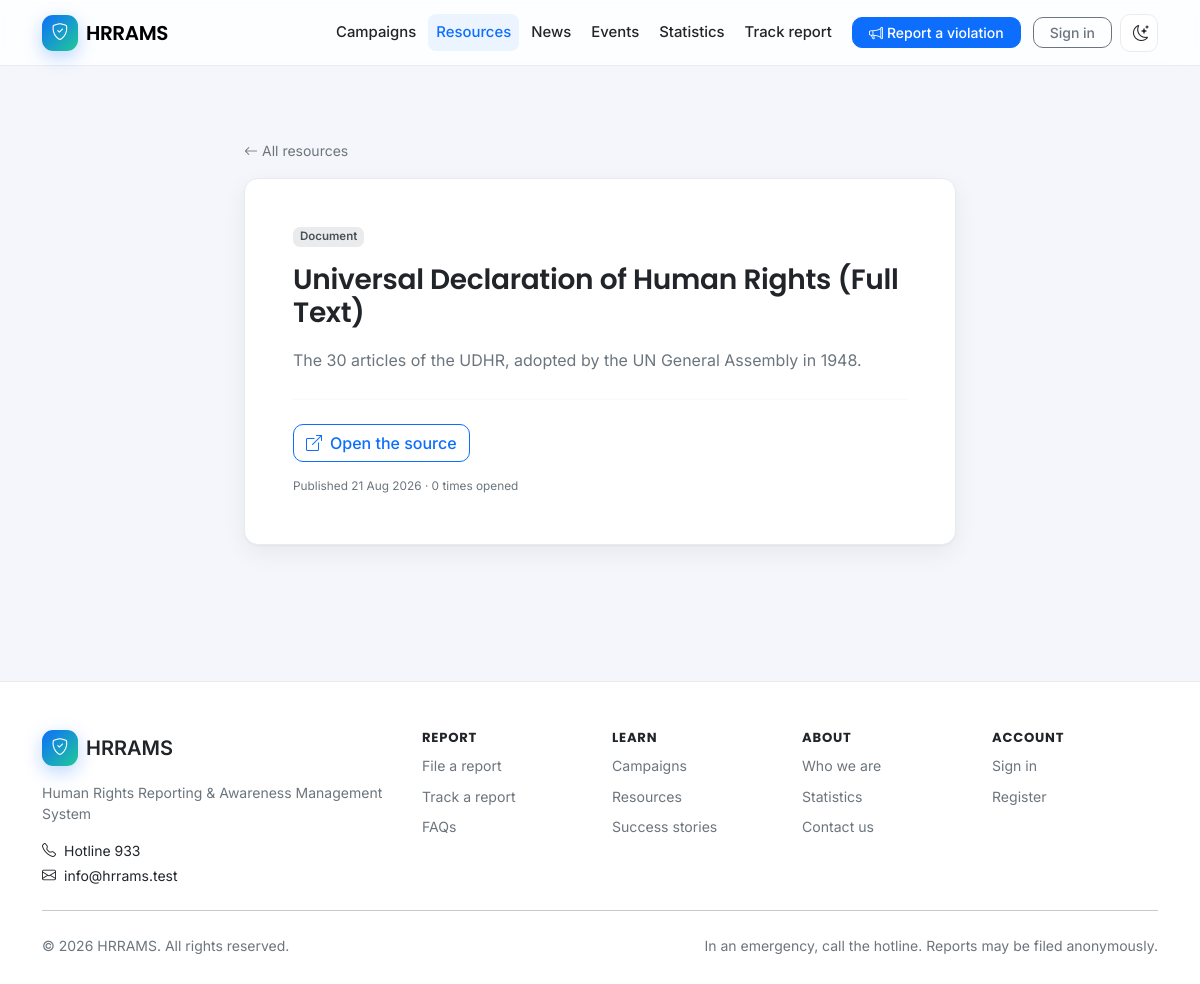
/resources/udhr, run on the app's committed database.
### tables this page shows
CREATE TABLE educational_resources (
  id            BIGINT UNSIGNED AUTO_INCREMENT PRIMARY KEY,
  title         VARCHAR(200) NOT NULL,
  slug          VARCHAR(220) NOT NULL,
  resource_type ENUM('document','video','audio','image','link','training') NOT NULL DEFAULT 'document',
  description   TEXT         NULL,
  file_path     VARCHAR(255) NULL,
  external_url  VARCHAR(500) NULL,
  downloads     INT UNSIGNED NOT NULL DEFAULT 0,
  is_published  TINYINT(1)   NOT NULL DEFAULT 0,
  created_at    DATETIME     NOT NULL DEFAULT CURRENT_TIMESTAMP,
  updated_at    DATETIME     NULL ON UPDATE CURRENT_TIMESTAMP,
  created_by    INT UNSIGNED NULL,
  updated_by    INT UNSIGNED NULL,
  deleted_at    DATETIME     NULL,
  UNIQUE KEY uq_res_slug (slug),
  KEY idx_res_pub (is_published)
);

CREATE TABLE settings (
  id            INT UNSIGNED AUTO_INCREMENT PRIMARY KEY,
  skey          VARCHAR(100) NOT NULL,
  svalue        TEXT         NULL,
  stype         ENUM('string','int','bool','json') NOT NULL DEFAULT 'string',
  group_name    VARCHAR(60)  NOT NULL DEFAULT 'general',
  created_at    DATETIME     NOT NULL DEFAULT CURRENT_TIMESTAMP,
  updated_at    DATETIME     NULL ON UPDATE CURRENT_TIMESTAMP,
  updated_by    INT UNSIGNED NULL,
  deleted_at    DATETIME     NULL,
  UNIQUE KEY uq_settings_key (skey)
);

### app/Views/awareness/resource-show.php (the view, shortened to what the rows shown need)
<section class="section">
  <div class="container" style="max-width:46rem">
    <a href="<?= e(url('resources')) ?>" class="small text-muted"><i class="bi bi-arrow-left me-1"></i>All resources</a>
    <div class="card p-4 p-lg-5 mt-3">
      <span class="badge badge-soft bg-secondary align-self-start mb-3">
        <?= e(statusLabel((string)$item['resource_type'])) ?>
      </span>
      <h1 class="h3 fw-semibold mb-3"><?= e($item['title']) ?></h1>
      <?php if ($item['description']): ?>
        <div class="text-muted" style="line-height:1.8"><?= nl2br(e($item['description'])) ?></div>
      <?php endif; ?>
      <hr class="my-4 hr-soft">
      <div class="d-flex flex-wrap gap-2">
        <?php if ($item['external_url']): ?>
          <a class="btn btn-outline-primary" href="<?= e($item['external_url']) ?>"
             target="_blank" rel="noopener noreferrer">
            <i class="bi bi-box-arrow-up-right me-2"></i>Open the source
          </a>
        <?php endif; ?>
      </div>
      <p class="text-muted fs-tiny mt-3 mb-0">
        Published <?= e(d($item['created_at'])) ?> ·
        <?= e(number_format((int)$item['downloads'])) ?> times opened
      </p>
    </div>
  </div>
</section>

### app/Core/Router.php (shortened to what the rows shown need)
<?php
final class Router
{
    private array $routes = ['GET' => [], 'POST' => [], 'PUT' => [], 'PATCH' => [], 'DELETE' => []];
    private function add(string $method, string $pattern, array $handler, array $middleware): void
    {
        $this->routes[$method][] = [
            'pattern'    => '/' . trim($pattern, '/'),
            'handler'    => $handler,
            'middleware' => $middleware,
        ];
    }
    public function dispatch(): void
    {
        $method = Request::method();
        $path   = Request::path();
        foreach ($this->routes[$method] ?? [] as $route) {
            $params = $this->match($route['pattern'], $path);
            if ($params === null) {
                continue;
            }
            [$class, $action] = $route['handler'];
            (new $fqcn())->{$action}(...array_values($params));
            return;
        }
    }
    private function match(string $pattern, string $path): ?array
    {
        $pSeg = explode('/', trim($pattern, '/'));
        $uSeg = explode('/', trim($path, '/'));
        if (count($pSeg) !== count($uSeg)) {
            return null;
        }
        $params = [];
        foreach ($pSeg as $i => $segment) {
            if (str_starts_with($segment, '{') && str_ends_with($segment, '}')) {
                $params[trim($segment, '{}')] = $uSeg[$i];
                continue;
            }
            if ($segment !== $uSeg[$i]) {
                return null;
            }
        }
        return $params;
    }
}

### app/Views/layouts/public.php (shortened to what the rows shown need)
<?php
$siteName = (string)Setting::get('site_name', 'HRRAMS');
?>
<!doctype html>
<html lang="en" data-bs-theme="light">
<head>
<link href="https://cdn.jsdelivr.net/npm/bootstrap@5.3.3/dist/css/bootstrap.min.css" rel="stylesheet">
<link href="https://cdn.jsdelivr.net/npm/bootstrap-icons@1.11.3/font/bootstrap-icons.min.css" rel="stylesheet">
<link href="<?= e(asset('css/app.css')) ?>" rel="stylesheet">
</head>
<body class="site-public">
<nav class="navbar navbar-expand-lg site-nav sticky-top">
  <div class="container">
    <a class="navbar-brand d-flex align-items-center gap-2" href="<?= e(url('/')) ?>">
      <span class="brand-mark"><i class="bi bi-shield-check"></i></span>
      <span class="brand-text"><?= e($siteName) ?></span>
    </a>
    <div class="collapse navbar-collapse" id="nav">
      <ul class="navbar-nav ms-auto align-items-lg-center gap-lg-1">
        <li class="nav-item"><a class="nav-link<?= activeIf('campaigns') ?>" href="<?= e(url('campaigns')) ?>">Campaigns</a></li>
        <li class="nav-item"><a class="nav-link<?= activeIf('resources') ?>" href="<?= e(url('resources')) ?>">Resources</a></li>
        <li class="nav-item"><a class="nav-link<?= activeIf('news') ?>" href="<?= e(url('news')) ?>">News</a></li>
        <li class="nav-item"><a class="nav-link<?= activeIf('events') ?>" href="<?= e(url('events')) ?>">Events</a></li>
        <li class="nav-item"><a class="nav-link<?= activeIf('statistics') ?>" href="<?= e(url('statistics')) ?>">Statistics</a></li>
        <li class="nav-item"><a class="nav-link<?= activeIf('track') ?>" href="<?= e(url('track')) ?>">Track report</a></li>
        <li class="nav-item ms-lg-2">
          <a class="btn btn-primary btn-sm px-3" href="<?= e(url('report')) ?>">
            <i class="bi bi-megaphone me-1"></i>Report a violation
          </a>
        </li>
        <?php if (Auth::check()): ?>
          <li class="nav-item ms-lg-2">
            <a class="btn btn-outline-secondary btn-sm px-3" href="<?= e(url(Auth::homeRoute())) ?>">
              <i class="bi bi-speedometer2 me-1"></i>My area
            </a>
          </li>
        <?php else: ?>
          <li class="nav-item ms-lg-2">
            <a class="btn btn-outline-secondary btn-sm px-3" href="<?= e(url('login')) ?>">Sign in</a>
          </li>
        <?php endif; ?>
        <li class="nav-item ms-lg-1">
          <button class="btn btn-icon" type="button" id="themeToggle" aria-label="Toggle dark mode">
            <i class="bi bi-moon-stars"></i>
          </button>
        </li>
      </ul>
    </div>
  </div>
</nav>
<main id="main">
  <?= $content ?>
</main>
<footer class="site-footer">
  <div class="container">
    <div class="row g-4">
      <div class="col-lg-4">
        <div class="d-flex align-items-center gap-2 mb-3">
          <span class="brand-mark"><i class="bi bi-shield-check"></i></span>
          <span class="fw-semibold fs-5"><?= e($siteName) ?></span>
        </div>
        <p class="text-muted small mb-3"><?= e(Setting::get('site_tagline', '')) ?></p>
        <p class="small mb-1"><i class="bi bi-telephone me-2"></i>Hotline <?= e(Setting::get('hotline', '933')) ?></p>
        <p class="small mb-0"><i class="bi bi-envelope me-2"></i><?= e(Setting::get('contact_email', '')) ?></p>
      </div>
      <div class="col-6 col-lg-2">
        <h6 class="footer-title">Report</h6>
        <ul class="footer-links">
          <li><a href="<?= e(url('report')) ?>">File a report</a></li>
          <li><a href="<?= e(url('track')) ?>">Track a report</a></li>
          <li><a href="<?= e(url('faqs')) ?>">FAQs</a></li>
        </ul>
      </div>
      <div class="col-6 col-lg-2">
        <h6 class="footer-title">Learn</h6>
        <ul class="footer-links">
          <li><a href="<?= e(url('campaigns')) ?>">Campaigns</a></li>
          <li><a href="<?= e(url('resources')) ?>">Resources</a></li>
          <li><a href="<?= e(url('stories')) ?>">Success stories</a></li>
        </ul>
      </div>
      <div class="col-6 col-lg-2">
        <h6 class="footer-title">About</h6>
        <ul class="footer-links">
          <li><a href="<?= e(url('about')) ?>">Who we are</a></li>
          <li><a href="<?= e(url('statistics')) ?>">Statistics</a></li>
          <li><a href="<?= e(url('contact')) ?>">Contact us</a></li>
        </ul>
      </div>
      <div class="col-6 col-lg-2">
        <h6 class="footer-title">Account</h6>
        <ul class="footer-links">
          <li><a href="<?= e(url('login')) ?>">Sign in</a></li>
          <li><a href="<?= e(url('register')) ?>">Register</a></li>
        </ul>
      </div>
    </div>
    <hr class="my-4">
    <div class="d-flex flex-wrap justify-content-between gap-2 small text-muted">
      <span>&copy; <?= date('Y') ?> <?= e($siteName) ?>. All rights reserved.</span>
      <span>In an emergency, call the hotline. Reports may be filed anonymously.</span>
    </div>
  </div>
</footer>
</body>
</html>

### data on the page
educational_resources: resource_type "Document", title "Universal Declaration of Human Rights (Full Text)", description "The 30 articles of the UDHR, adopted by the UN General Assembly in 1948.", created_at "21 Aug 2026", downloads "0"
settings: svalue "Human Rights Reporting & Awareness Management System"
settings: svalue "933"
settings: svalue "info@hrrams.test"

### other printed values
$siteName "HRRAMS"
